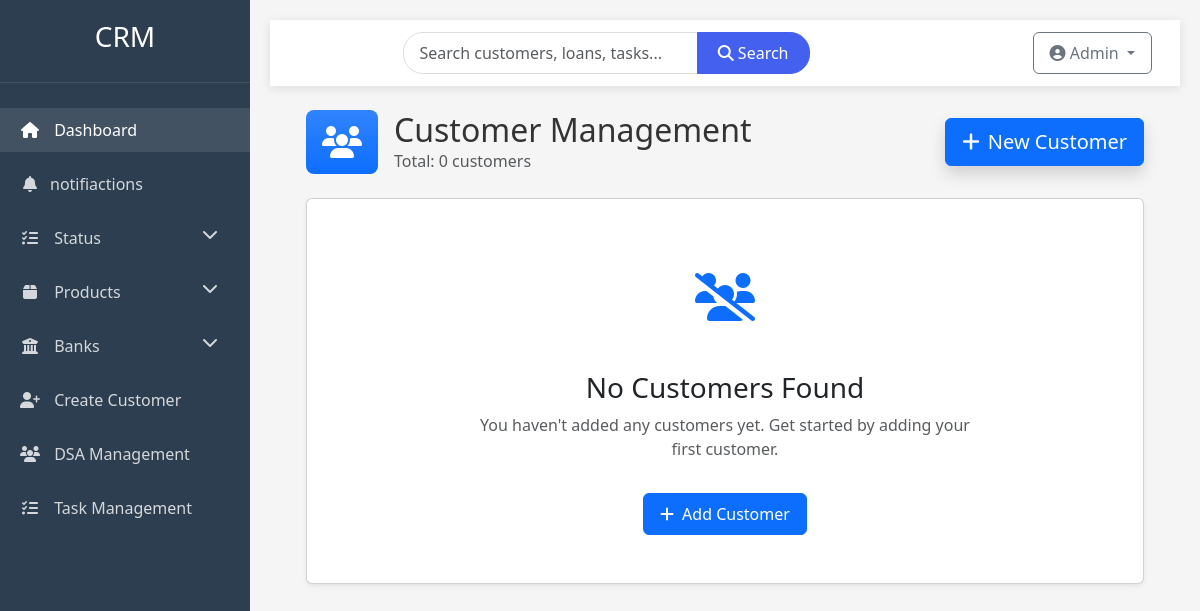
The page /customers/ (signed in) on the database as committed earlier.
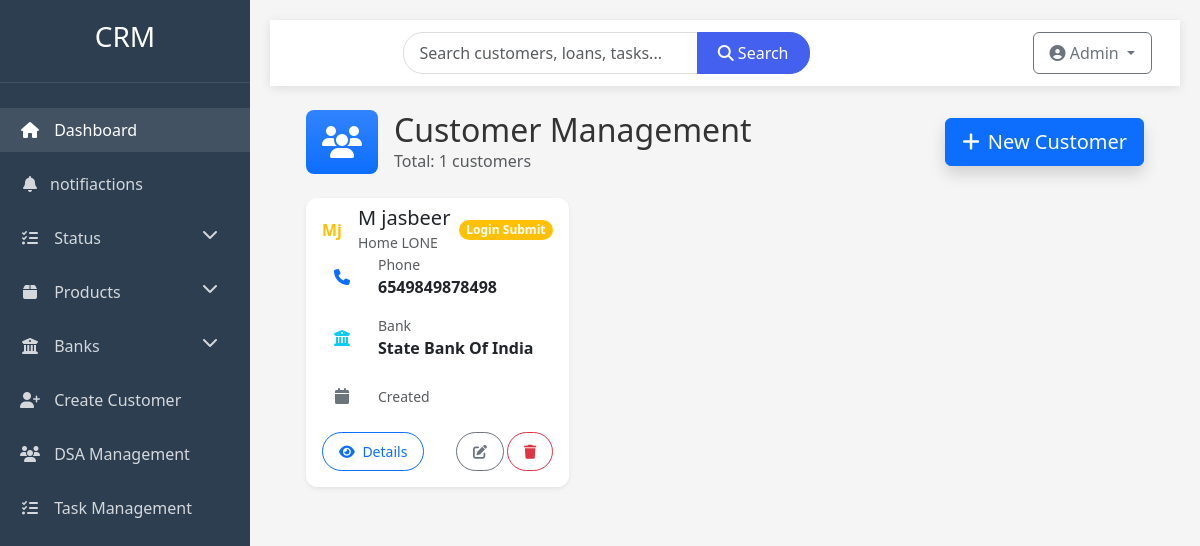
The same page on the database as committed later.
### profiles/models.py (models this page shows, shortened)
class Customer(models.Model):
    user = models.ForeignKey(Account, on_delete=models.CASCADE, null=True, blank=True,related_name='customers' )
    f_name = models.CharField(max_length=50)
    l_name = models.CharField(max_length=50)
    phone_num = models.IntegerField()
    product = models.CharField(choices=PRODUCT_CHOICE, max_length=20)
    bank = models.CharField(choices=BANK_CHOICE, max_length=20)
    status = models.CharField(choices=STATUS_CHOICES, max_length=20)
    type = models.CharField(choices=TYPE_CHOICES, max_length=4)
    dsa = models.ForeignKey(DSA, on_delete=models.SET_NULL, null=True, blank=True)
    created_date = models.DateField(auto_now_add=True)

### profiles/views.py (the view)
# urls.py: path('customers/', views.customer_list, name='list'),
def customer_list(request):
    customers = Customer.objects.filter(user=request.user)
    return render(request, 'list.html', {'customers': customers})

### templates/list.html (shortened to what this page needs)
{% extends 'base.html' %}
{% block content %}
<div class="animate-fade">
    <div class="container-fluid px-4">
        <div class="d-flex justify-content-between align-items-center mb-4">
            <div class="d-flex align-items-center">
                <div class="icon-shape bg-primary bg-gradient text-white rounded-3 me-3 p-3">
                    <i class="fas fa-users fa-2x"></i>
                </div>
                <div>
                    <h2 class="mb-0">Customer Management</h2>
                    <p class="text-muted mb-0">Total: {{ customers.count }} customers</p>
                </div>
            </div>
            <a href="{% url 'create_customer' %}" class="btn btn-primary btn-lg shadow">
                <i class="fas fa-plus me-2"></i>New Customer
            </a>
        </div>
        {% if customers %}
        <div class="row">
            {% for customer in customers %}
            <div class="col-xl-4 col-lg-6 col-md-6 mb-4">
                <div class="card customer-card h-100 border-0 shadow-sm hover-shadow-lg transition-all">
                    <div class="card-header bg-white d-flex justify-content-between align-items-center border-bottom-0 pb-0">
                        <div class="d-flex align-items-center">
                            <div class="avatar avatar-lg me-3">
                                <span class="avatar-initial rounded-circle bg-{% if customer.status == 'disp' %}success{% elif customer.status == 'reject' %}danger{% else %}warning{% endif %}-light text-{% if customer.status == 'disp' %}success{% elif customer.status == 'reject' %}danger{% else %}warning{% endif %}">
                                    {{ customer.f_name|first }}{{ customer.l_name|first }}
                                </span>
                            </div>
                            <div>
                                <h5 class="mb-0">{{ customer.f_name }} {{ customer.l_name }}</h5>
                                <span class="text-muted small">{{ customer.get_product_display }}</span>
                            </div>
                        </div>
                        <span class="badge bg-{% if customer.status == 'disp' %}success{% elif customer.status == 'reject' %}danger{% else %}warning{% endif %} rounded-pill">
                            {{ customer.get_status_display }}
                        </span>
                    </div>
                    <div class="card-body pt-0">
                        <div class="customer-details">
                            <div class="detail-item d-flex align-items-center mb-3">
                                <div class="icon-container bg-primary-light rounded-circle p-2 me-3">
                                    <i class="fas fa-phone text-primary"></i>
                                </div>
                                <div>
                                    <p class="mb-0 small text-muted">Phone</p>
                                    <p class="mb-0 fw-bold">{{ customer.phone_num }}</p>
                                </div>
                            </div>
                            <div class="detail-item d-flex align-items-center mb-3">
                                <div class="icon-container bg-info-light rounded-circle p-2 me-3">
                                    <i class="fas fa-university text-info"></i>
                                </div>
                                <div>
                                    <p class="mb-0 small text-muted">Bank</p>
                                    <p class="mb-0 fw-bold">{{ customer.get_bank_display }}</p>
                                </div>
                            </div>
                            <div class="detail-item d-flex align-items-center">
                                <div class="icon-container bg-secondary-light rounded-circle p-2 me-3">
                                    <i class="fas fa-calendar text-secondary"></i>
                                </div>
                                <div>
                                    <p class="mb-0 small text-muted">Created</p>
                                </div>
                            </div>
                        </div>
                    </div>
                    <div class="card-footer bg-white border-top-0 pt-0 pb-3">
                        <div class="d-flex justify-content-between">
                            <a href="{% url 'details' customer.pk %}" class="btn btn-sm btn-outline-primary rounded-pill px-3">
                                <i class="fas fa-eye me-1"></i> Details
                            </a>
                            <div class="btn-group">
                                <a href="{% url 'edit' customer.pk %}" class="btn btn-sm btn-outline-secondary rounded-pill px-3 me-1">
                                    <i class="fas fa-edit"></i>
                                </a>
                                <a href="{% url 'delete' customer.pk %}" class="btn btn-sm btn-outline-danger rounded-pill px-3">
                                    <i class="fas fa-trash"></i>
                                </a>
                            </div>
                        </div>
                    </div>
                </div>
            </div>
            {% endfor %}
        </div>
        {% else %}
        <div class="card shadow-sm">
            <div class="card-body text-center py-5">
                <div class="empty-state">
                    <div class="empty-state-icon bg-primary-light text-primary">
                        <i class="fas fa-users-slash fa-3x"></i>
                    </div>
                    <h3 class="mt-4">No Customers Found</h3>
                    <p class="text-muted">You haven't added any customers yet. Get started by adding your first customer.</p>
                    <a href="{% url 'create_customer' %}" class="btn btn-primary mt-3">
                        <i class="fas fa-plus me-2"></i>Add Customer
                    </a>
                </div>
            </div>
        </div>
        {% endif %}
    </div>
</div>
{% endblock %}

### templates/base.html (shortened to what this page needs)
{% load static %}
<!DOCTYPE html>
<html lang="en">
<head>
    <link href="https://cdn.jsdelivr.net/npm/bootstrap@5.3.0/dist/css/bootstrap.min.css" rel="stylesheet">
    <link rel="stylesheet" href="https://cdnjs.cloudflare.com/ajax/libs/font-awesome/6.4.0/css/all.min.css">
     <link rel="stylesheet" href='{% static "css/base/base.css" %}'></link>
     <link rel="stylesheet" href='{% static "css/base/navbar.css" %}'></link>
</head>
<body>
    <div class="sidebar" id="sidebar">
        <div class="sidebar-header">
            <h3 class="text-center">
                <a href="{% url 'home' %}" style="color: inherit; text-decoration: none;">CRM</a>
            </h3>
        </div>
        <div class="sidebar-menu">
            <ul class="nav flex-column">
                <li class="nav-item">
                    <a class="nav-link" href="{% url 'list' %}"><i class="fas fa-home"></i> Dashboard</a>
                </li>
                <li class="nav-item">
                    <a class="nav-link" href="{% url 'upcoming_notifications' %}"><i class="fas fa-bell"></i>notifiactions</a>
                </li>
                <li class="nav-item">
                    <a class="nav-link" data-bs-toggle="collapse" href="#statusMenu">
                        <i class="fas fa-tasks"></i> Status <i class="fas fa-chevron-down float-end"></i>
                    </a>
                </li>
                <li class="nav-item">
                    <a class="nav-link" data-bs-toggle="collapse" href="#productMenu">
                        <i class="fas fa-box"></i> Products <i class="fas fa-chevron-down float-end"></i>
                    </a>
                </li>
                <li class="nav-item">
                    <a class="nav-link" data-bs-toggle="collapse" href="#bankMenu">
                        <i class="fas fa-university"></i> Banks <i class="fas fa-chevron-down float-end"></i>
                    </a>
                </li>
                <li class="nav-item">
                    <a class="nav-link" href="{% url 'create_customer' %}"><i class="fas fa-user-plus"></i> Create Customer</a>
                </li>
                <li class="nav-item">
                    <a class="nav-link" href="{% url 'dsa_list' %}"><i class="fas fa-users"></i> DSA Management</a>
                </li>
                <li class="nav-item">
                    <a class="nav-link" href="{% url 'task_list' %}"><i class="fas fa-tasks"></i> Task Management</a>
                </li>
            </ul>
        </div>
    </div>
    <div class="main-content" id="mainContent">
        <div class="top-navbar mb-4">
            <div class="container-fluid">
                <div class="row align-items-center gx-0">
                    <div class="col-lg-6 col-md-7 mx-lg-auto px-2">
                        <div class="search-container">
                            <form class="search-form" method="GET" action="{% url 'search' %}">
                                <div class="input-group search-input-group">
                                    <input type="search"
                                        class="form-control search-input"
                                        placeholder="Search customers, loans, tasks..."
                                        name="keyword"
                                        aria-label="Search">
                                    <button class="btn btn-primary search-button" type="submit">
                                        <i class="fas fa-search"></i>
                                        <span class="search-button-text d-none d-sm-inline"> Search</span>
                                    </button>
                                </div>
                            </form>
                        </div>
                    </div>
                    <div class="col-auto user-dropdown-container pe-3">
                        <div class="dropdown">
                            <button class="btn btn-outline-secondary dropdown-toggle"
                                    type="button"
                                    id="userDropdown"
                                    data-bs-toggle="dropdown">
                                <i class="fas fa-user-circle"></i>
                                <span class="user-dropdown-text d-none d-sm-inline"> Admin</span>
                            </button>
                        </div>
                    </div>
                </div>
            </div>
        </div>
        <div class="container-fluid">
            {% block content %}{% endblock %}
        </div>
    </div>
</body>
</html>

### static/css/base/base.css (style rules this page uses)
:root { --primary-color: #3498db; --secondary-color: #2c3e50; --accent-color: #e74c3c; --light-color: #ecf0f1; --dark-color: #2c3e50; --sidebar-width: 250px; }
body { font-family: 'Segoe UI', Tahoma, Geneva, Verdana, sans-serif; background-color: #f5f5f5; color: #333; display: flex; min-height: 100vh; overflow-x: hidden; }
.sidebar { width: var(--sidebar-width); background-color: var(--secondary-color); color: white; position: fixed; height: 100vh; padding: 20px 0; transition: all 0.3s; z-index: 1000; overflow-y: auto; }
.sidebar-header { padding: 0 20px 20px; border-bottom: 1px solid rgba(255, 255, 255, 0.1); }
.sidebar-menu { padding: 20px 0; }
.nav-link { color: rgba(255, 255, 255, 0.8); padding: 10px 20px; margin: 5px 0; border-radius: 0; transition: all 0.3s; }
.nav-link:hover, .nav-link.active { color: white; background-color: rgba(255, 255, 255, 0.1); }
.nav-link i { margin-right: 10px; width: 20px; text-align: center; }
.main-content { margin-left: var(--sidebar-width); width: calc(100% - var(--sidebar-width)); padding: 20px; transition: all 0.3s; overflow-x: auto; }
.form-control, .form-select { padding: 0.5rem 0.75rem; border-radius: 0.375rem; }
.btn { padding: 0.5rem 1rem; font-weight: 500; border-radius: 0.375rem; }

### static/css/base/navbar.css (style rules this page uses)
.top-navbar { background-color: white; box-shadow: 0 2px 10px rgba(0, 0, 0, 0.1); padding: 0.75rem 0; position: sticky; top: 0; z-index: 100; width: 100%; }
.search-container { width: 100%; max-width: 600px; margin: 0 auto; padding: 0 15px; }
.search-form { width: 100%; display: flex; }
.search-input-group { width: 100%; display: flex; }
.search-input { border-radius: 20px 0 0 20px !important; padding: 0.5rem 1rem; border: 1px solid #ddd; flex: 1; min-width: 120px; transition: all 0.3s ease; }
.search-button { border-radius: 0 20px 20px 0 !important; padding: 0.5rem 1.25rem; min-width: 80px; border: 1px solid var(--primary-color); background-color: var(--primary-color); color: white; transition: all 0.3s ease; white-space: nowrap; }
.user-dropdown-container { margin-left: auto; padding-right: 15px; }
@media (max-width: 1200px) { .search-container { max-width: 500px; padding: 0 10px; } }
.top-navbar .row { display: flex; flex-wrap: nowrap; align-items: center; }
.top-navbar .col-lg-6.col-md-7 { display: flex; justify-content: center; align-items: center; }
.top-navbar .col-auto { flex: 0 0 auto; }
.top-navbar .container-fluid { overflow-x: hidden; }
.search-input-group { min-width: 0; }

### templates/list.html (style rules this page uses)
:root { --primary-color: #4361ee; --primary-light: rgba(67, 97, 238, 0.1); --success-light: rgba(40, 167, 69, 0.1); --warning-light: rgba(255, 193, 7, 0.1); --danger-light: rgba(220, 53, 69, 0.1); --info-light: rgba(23, 162, 184, 0.1); --secondary-light: rgba(108, 117, 125, 0.1); }
.customer-card { transition: all 0.3s ease; border-radius: 12px; overflow: hidden; }
.hover-shadow-lg { box-shadow: 0 2px 10px rgba(0, 0, 0, 0.05); }
.transition-all { transition: all 0.3s ease; }
.avatar-initial { display: flex; align-items: center; justify-content: center; font-weight: 600; }
.icon-shape { display: inline-flex; align-items: center; justify-content: center; }
.detail-item { transition: all 0.3s ease; }
.icon-container { width: 40px; height: 40px; display: flex; align-items: center; justify-content: center; }

Rows that differ between the two databases and show on the page:
added Customer: f_name|first "M", l_name|first "j", f_name "M", l_name "jasbeer", product "Home LONE", status "Login Submit", phone_num "6549849878498", bank "State Bank Of India"
Other text that changed with them:
{{ customers.count }}: "0" → "1"
text no longer shown: "No Customers Found You haven't added any customers yet. Get started by adding your first customer. Add Customer"
